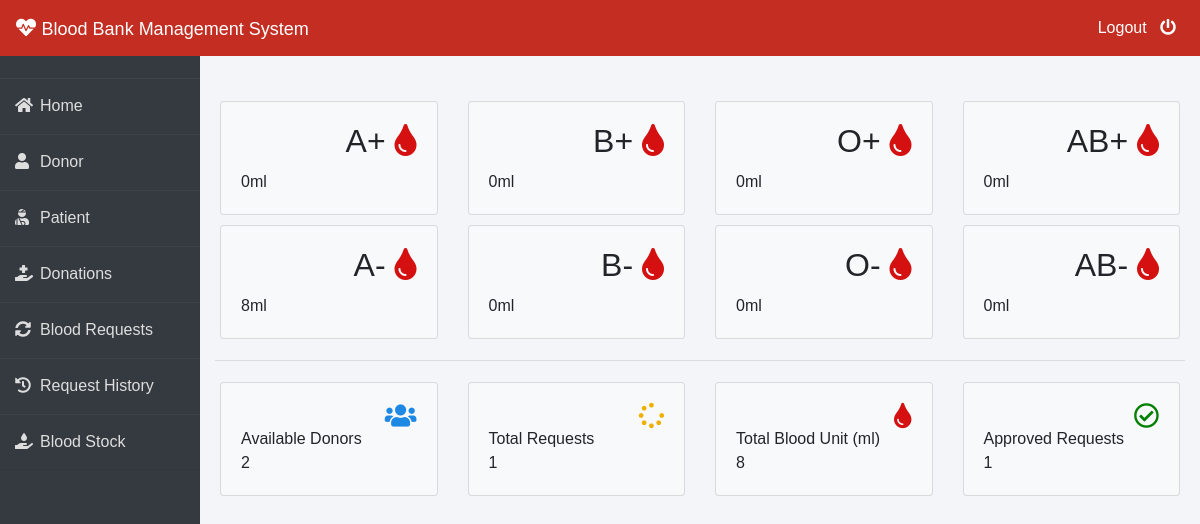
Page /admin-dashboard (signed in) on the earlier database version.
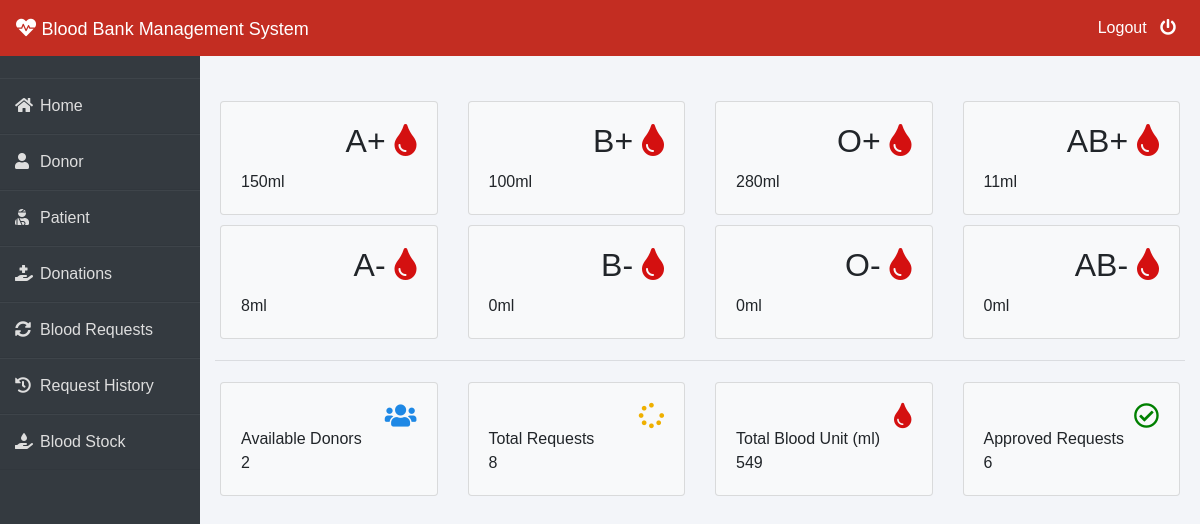
Same page on the later database version.
### blood/models.py (models this page shows, shortened)
class Stock(models.Model):
    bloodgroup=models.CharField(max_length=10)
    unit=models.PositiveIntegerField(default=0)

### blood/views.py (the view)
# urls.py: path('admin-dashboard', views.admin_dashboard_view,name='admin-dashboard'),
@login_required(login_url='adminlogin')
def admin_dashboard_view(request):
    totalunit=models.Stock.objects.aggregate(Sum('unit'))
    dict={
        'A1':models.Stock.objects.get(bloodgroup="A+"),
        'A2':models.Stock.objects.get(bloodgroup="A-"),
        'B1':models.Stock.objects.get(bloodgroup="B+"),
        'B2':models.Stock.objects.get(bloodgroup="B-"),
        'AB1':models.Stock.objects.get(bloodgroup="AB+"),
        'AB2':models.Stock.objects.get(bloodgroup="AB-"),
        'O1':models.Stock.objects.get(bloodgroup="O+"),
        'O2':models.Stock.objects.get(bloodgroup="O-"),
        'totaldonors':dmodels.Donor.objects.all().count(),
        'totalbloodunit':totalunit['unit__sum'],
        'totalrequest':models.BloodRequest.objects.all().count(),
        'totalapprovedrequest':models.BloodRequest.objects.all().filter(status='Approved').count()
    }
    return render(request,'blood/admin_dashboard.html',context=dict)

### templates/blood/admin_dashboard.html (shortened to what the changed rows need)
{% extends 'blood/adminbase.html' %}
{% block content %}
<br><br>
<div class="container">
    <div class="row">
        <div class="col-sm-3">
          <div class="card bg-light">
            <div class="card-body">
                <div class="blood">
                    <h2>A+ <i class="fas fa-tint" ></i></h2>
                </div><br><br>
                <div>
                    {{A1.unit}}ml
                </div>
            </div>
          </div>
        </div>
        <div class="col-sm-3">
            <div class="card bg-light">
                <div class="card-body">
                    <div class="blood">
                        <h2>B+ <i class="fas fa-tint"></i></h2>
                    </div><br><br>
                    <div>
                      {{B1.unit}}ml
                    </div>
                </div>
              </div>
        </div>
        <div class="col-sm-3">
            <div class="card bg-light">
                <div class="card-body">
                    <div class="blood">
                        <h2>O+ <i class="fas fa-tint"></i></h2>
                    </div><br><br>
                    <div>
                      {{O1.unit}}ml
                    </div>
                </div>
              </div>
          </div>
          <div class="col-sm-3">
            <div class="card bg-light">
                <div class="card-body">
                    <div class="blood">
                        <h2>AB+ <i class="fas fa-tint"></i></h2>
                    </div><br><br>
                    <div>
                      {{AB1.unit}}ml
                    </div>
                </div>
              </div>
          </div>
      </div>
      <div class="row">
        <div class="col-sm-3">
          <div class="card bg-light">
            <div class="card-body">
                <div class="blood">
                    <h2>A- <i class="fas fa-tint"></i></h2>
                </div><br><br>
            </div>
          </div>
        </div>
        <div class="col-sm-3">
            <div class="card bg-light">
                <div class="card-body">
                    <div class="blood">
                        <h2>B- <i class="fas fa-tint"></i></h2>
                    </div><br><br>
                </div>
              </div>
        </div>
        <div class="col-sm-3">
            <div class="card bg-light">
                <div class="card-body">
                    <div class="blood">
                        <h2>O- <i class="fas fa-tint"></i></h2>
                    </div><br><br>
                </div>
              </div>
          </div>
          <div class="col-sm-3">
            <div class="card bg-light">
                <div class="card-body">
                    <div class="blood">
                        <h2>AB- <i class="fas fa-tint"></i></h2>
                    </div><br><br>
                </div>
              </div>
          </div>
      </div>
    <div class="row">
      <div class="col-sm-3">
          <div class="card bg-light">
              <div class="card-body">
                  <div class="blood">
                      <i class="fas fa-spinner" style="color:#efb000;"></i>
                  </div><br>
                  <div>
                      Total Requests <br>
                     {{totalrequest}}
                  </div>
              </div>
            </div>
      </div>
        <div class="col-sm-3">
          <div class="card bg-light">
              <div class="card-body">
                  <div class="blood">
                      <i class="fas fa-tint xyz" style="color:#d41010;"></i>
                  </div><br>
                  <div>
                      Total Blood Unit (ml) <br>
                      {{totalbloodunit}}
                  </div>
              </div>
            </div>
        </div>
        <div class="col-sm-3">
            <div class="card bg-light">
                <div class="card-body">
                    <div class="blood">
                        <i class="far fa-check-circle" style="color:green;"></i>
                    </div><br>
                    <div>
                        Approved Requests <br>
                        {{totalapprovedrequest}}
                    </div>
                </div>
              </div>
          </div>
    </div>
</div>
{% endblock content %}

Differences in the rows shown:
changed Stock (number 1 of 8 on the later page): unit "0" → "150"
changed Stock (number 2 of 8 on the later page): unit "0" → "100"
changed Stock (number 3 of 8 on the later page): unit "0" → "280"
changed Stock (number 4 of 8 on the later page): unit "0" → "11"
Other differences:
{{ totalrequest }}: "1" → "8"
{{ totalbloodunit }}: "8" → "549"
{{ totalapprovedrequest }}: "1" → "6"
